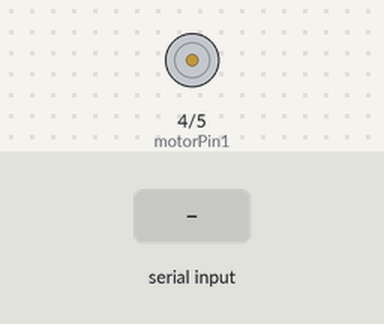
Bench run of a sketch on a simulated Arduino Uno, built with avr-gcc and run on an emulated ATmega328P. On the bench: motor-driver pin pairs drawn as motors (green arrow = first pin HIGH = forward, orange = second pin HIGH = backward, longer = more drive, scaled by the enable pin). The inputs (shaded band) are chosen by the test bench. What the sketch prints to the serial monitor is not drawn.

Above: at 1.2 s.
1.3 s: "r" received over Serial
At 1.7 s:
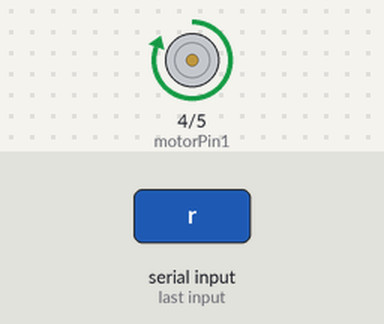
2.8 s: "f" received over Serial
At 4.1 s:
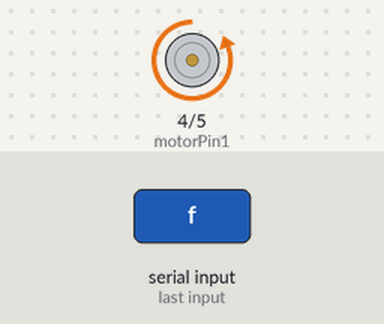
Timing chart, 0 to 5.8 s (numbered marks = the images above; inputs shaded):
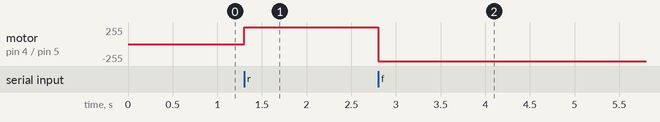

Measured:
- after the input at 1.3 s, motor on pin 4 (motorPin1) / pin 5 (motorPin2): stopped → forward 255/255 at once
- after the input at 2.8 s, motor on pin 4 (motorPin1) / pin 5 (motorPin2): forward 255/255 → backward 255/255 at once

The sketch:

motor_testing.ino
```cpp
// 电机控制引脚
int motorPin1 = 4;   // IN1 (电机A方向)
int motorPin2 = 5;   // IN2 (电机A方向)
int speedPinA = 6;   // ENA (PWM控制电机A的速度)

// 编码器信号引脚
int pinA = 2;  // HALL SENSOR A Vout 接 D2
int pinB = 3;  // HALL SENSOR B Vout 接 D3

// 控制电机转动的变量
int motorSpeed = 255;  // 电机速度，范围从0到255（0为停转，255为最大速度）

void setup() {
  Serial.begin(9600);     // 初始化串口通信
  pinMode(motorPin1, OUTPUT);  // 设置电机方向控制为输出
  pinMode(motorPin2, OUTPUT);  // 设置电机方向控制为输出
  pinMode(speedPinA, OUTPUT);  // 设置PWM控制电机速度为输出

  Serial.println("电机控制程序启动，请输入 'r' 正转 或 'f' 反转 控制电机。");
}

void loop() {
  if (Serial.available()) {
    char input = Serial.read();  // 获取串口输入

    if (input == 'r') {
      // 正转
      digitalWrite(motorPin1, HIGH);
      digitalWrite(motorPin2, LOW);
      analogWrite(speedPinA, motorSpeed);  // 设置速度
      Serial.println("电机正转");
    }
    else if (input == 'f') {
      // 反转
      digitalWrite(motorPin1, LOW);
      digitalWrite(motorPin2, HIGH);
      analogWrite(speedPinA, motorSpeed);  // 设置速度
      Serial.println("电机反转");
    }
    else {
      Serial.println("无效输入，请输入 'r' 正转 或 'f' 反转。");
    }
  }
}
```
